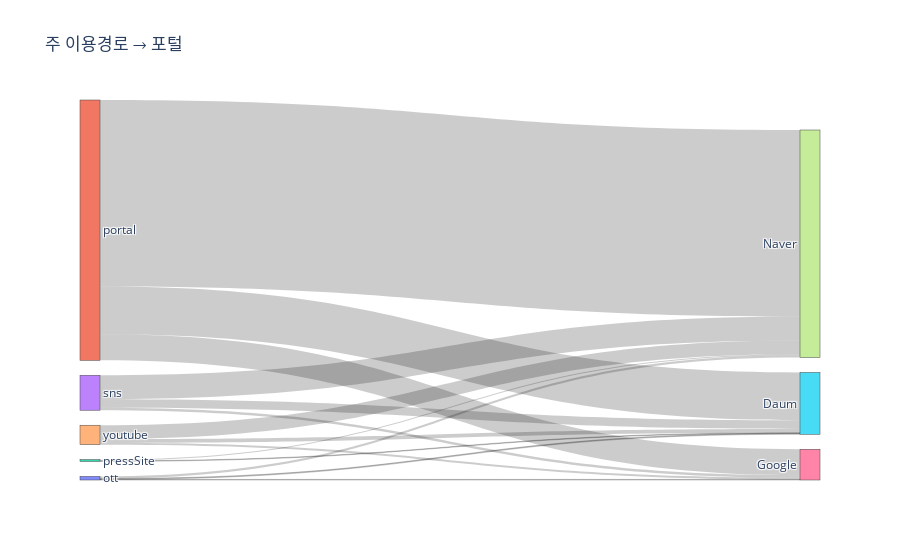

Notebook cell for this chart:
### Code cell
# 3-4 Sankey (주경로 → 상세플랫폼) [선택, Plotly]
if HAS_PLOTLY:
    # 예시: portal → Naver/Daum/Google (데이터에 있을 때)
    # 여기선 '선호도.플랫폼.포털' 또는 preferences.platforms.portal 단일 문자열 가정
    def get_portal_name(row):
        p=None
        if isinstance(row.get("선호도"), dict):
            p = row["선호도"].get("플랫폼",{}).get("포털")
        if p: return p
        if isinstance(row.get("preferences"), dict):
            return row["preferences"].get("platforms",{}).get("portal")
        return None
    df["포털이름"] = df.apply(get_portal_name, axis=1)
    tmp = df.dropna(subset=["주이용경로","포털이름"]).groupby(["주이용경로","포털이름"])["_id"].count().reset_index(name="cnt")
    if len(tmp)>0:
        sources = list(tmp["주이용경로"].unique())
        targets = list(tmp["포털이름"].unique())
        labels = sources + targets
        s_index = {s:i for i,s in enumerate(sources)}
        t_index = {t:i+len(sources) for i,t in enumerate(targets)}
        link_src = [s_index[s] for s in tmp["주이용경로"]]
        link_tgt = [t_index[t] for t in tmp["포털이름"]]
        link_val = tmp["cnt"].tolist()
        fig = go.Figure(data=[go.Sankey(
            node=dict(label=labels, pad=15, thickness=20),
            link=dict(source=link_src, target=link_tgt, value=link_val)
        )])
        fig.update_layout(title_text="주 이용경로 → 포털", font_size=12)
        fig.show()

### Figure 1 — Plotly figure (JSON) as saved in the notebook; plotly's stock layout.template omitted (floating-point values rounded to 4 significant figures)
{"data": [{"link": {"source": [0, 0, 0, 1, 1, 1, 2, 2, 3, 3, 3, 4, 4, 4], "target": [5, 6, 7, 5, 6, 7, 5, 7, 5, 6, 7, 5, 6, 7], "value": [3, 2, 7, 160, 87, 625, 2, 4, 29, 8, 80, 13, 6, 46]}, "node": {"label": ["ott", "portal", "pressSite", "sns", "youtube", "Daum", "Google", "Naver"], "pad": 15, "thickness": 20}, "type": "sankey"}], "layout": {"font": {"size": 12}, "title": {"text": "주 이용경로 → 포털"}}}
